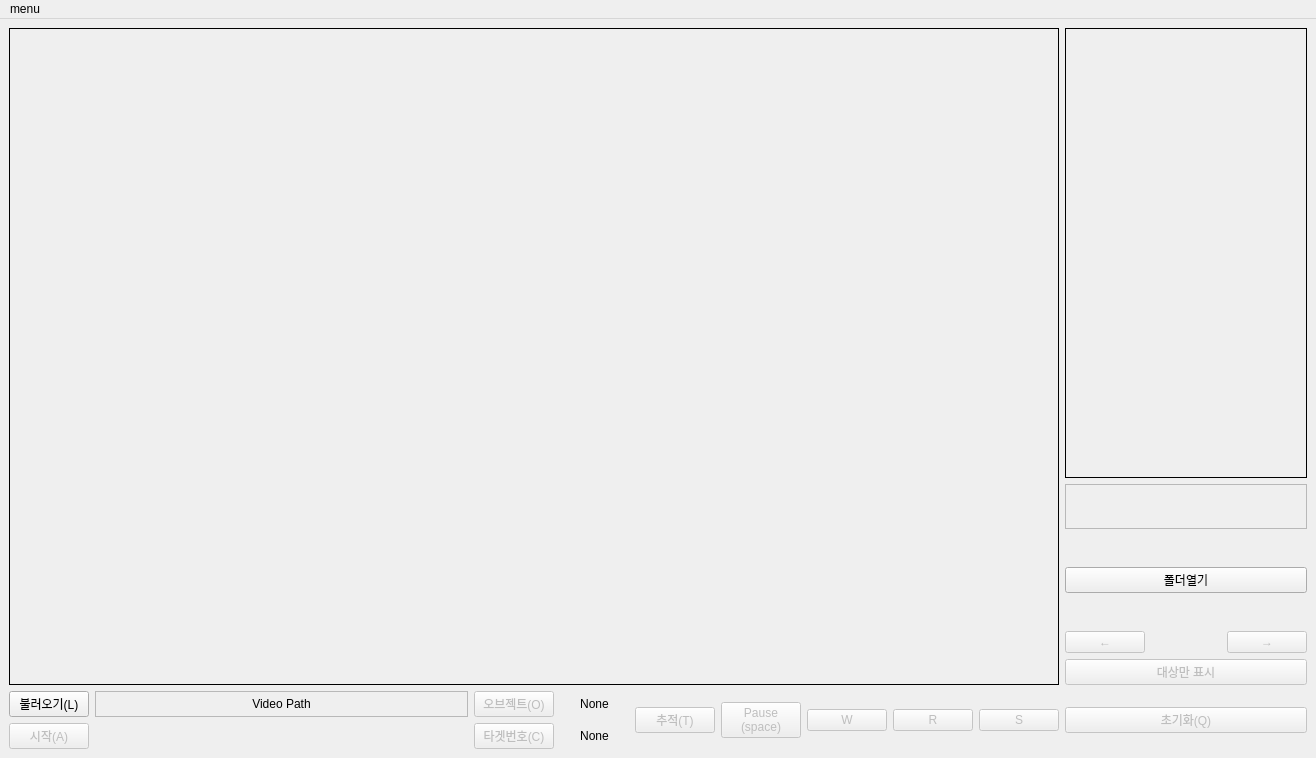
<?xml version="1.0" encoding="UTF-8"?>
<ui version="4.0">
 <class>MainWindow</class>
 <widget class="QMainWindow" name="MainWindow">
  <property name="enabled">
   <bool>true</bool>
  </property>
  <property name="geometry">
   <rect>
    <x>0</x>
    <y>0</y>
    <width>1316</width>
    <height>758</height>
   </rect>
  </property>
  <property name="windowTitle">
   <string>Video Annotation tool</string>
  </property>
  <widget class="QWidget" name="centralwidget">
   <layout class="QGridLayout" name="gridLayout_2">
    <item row="0" column="0">
     <layout class="QGridLayout" name="gridLayout" columnstretch="0,0,0,0,0,0,0,0,0,0,0,0,0,0,0,0">
      <property name="sizeConstraint">
       <enum>QLayout::SetDefaultConstraint</enum>
      </property>
      <item row="13" column="15">
       <widget class="QPushButton" name="pushButton_11">
        <property name="enabled">
         <bool>false</bool>
        </property>
        <property name="text">
         <string>→</string>
        </property>
       </widget>
      </item>
      <item row="11" column="13" rowspan="2" colspan="3">
       <widget class="QPushButton" name="pushButton_13">
        <property name="text">
         <string>폴더열기</string>
        </property>
       </widget>
      </item>
      <item row="16" column="0">
       <widget class="QPushButton" name="pushButton_2">
        <property name="enabled">
         <bool>false</bool>
        </property>
        <property name="text">
         <string>시작(A)</string>
        </property>
       </widget>
      </item>
      <item row="15" column="0">
       <widget class="QPushButton" name="pushButton">
        <property name="text">
         <string>불러오기(L)</string>
        </property>
       </widget>
      </item>
      <item row="15" column="13" rowspan="2" colspan="3">
       <widget class="QPushButton" name="pushButton_7">
        <property name="enabled">
         <bool>false</bool>
        </property>
        <property name="text">
         <string>초기화(Q)</string>
        </property>
       </widget>
      </item>
      <item row="13" column="13">
       <widget class="QPushButton" name="pushButton_12">
        <property name="enabled">
         <bool>false</bool>
        </property>
        <property name="text">
         <string>←</string>
        </property>
       </widget>
      </item>
      <item row="10" column="13" colspan="3">
       <widget class="QLabel" name="label4">
        <property name="frameShape">
         <enum>QFrame::StyledPanel</enum>
        </property>
        <property name="frameShadow">
         <enum>QFrame::Sunken</enum>
        </property>
        <property name="text">
         <string/>
        </property>
        <property name="alignment">
         <set>Qt::AlignCenter</set>
        </property>
       </widget>
      </item>
      <item row="13" column="14">
       <widget class="QLabel" name="label7">
        <property name="frameShape">
         <enum>QFrame::NoFrame</enum>
        </property>
        <property name="alignment">
         <set>Qt::AlignCenter</set>
        </property>
       </widget>
      </item>
      <item row="14" column="13" colspan="3">
       <widget class="QPushButton" name="pushButton_14">
        <property name="enabled">
         <bool>false</bool>
        </property>
        <property name="text">
         <string>대상만 표시</string>
        </property>
       </widget>
      </item>
      <item row="0" column="13" rowspan="10" colspan="3">
       <widget class="QLabel" name="label6">
        <property name="frameShape">
         <enum>QFrame::Box</enum>
        </property>
        <property name="text">
         <string/>
        </property>
        <property name="scaledContents">
         <bool>true</bool>
        </property>
       </widget>
      </item>
      <item row="0" column="0" rowspan="15" colspan="13">
       <widget class="QLabel" name="label2">
        <property name="frameShape">
         <enum>QFrame::Box</enum>
        </property>
        <property name="text">
         <string/>
        </property>
        <property name="scaledContents">
         <bool>true</bool>
        </property>
       </widget>
      </item>
      <item row="15" column="7">
       <widget class="QLabel" name="label3">
        <property name="autoFillBackground">
         <bool>false</bool>
        </property>
        <property name="text">
         <string>None</string>
        </property>
        <property name="alignment">
         <set>Qt::AlignCenter</set>
        </property>
       </widget>
      </item>
      <item row="16" column="7">
       <widget class="QLabel" name="label5">
        <property name="autoFillBackground">
         <bool>false</bool>
        </property>
        <property name="text">
         <string>None</string>
        </property>
        <property name="alignment">
         <set>Qt::AlignCenter</set>
        </property>
       </widget>
      </item>
      <item row="15" column="6">
       <widget class="QPushButton" name="pushButton_3">
        <property name="enabled">
         <bool>false</bool>
        </property>
        <property name="text">
         <string>오브젝트(O)</string>
        </property>
        <property name="checkable">
         <bool>false</bool>
        </property>
        <property name="autoDefault">
         <bool>false</bool>
        </property>
       </widget>
      </item>
      <item row="16" column="6">
       <widget class="QPushButton" name="pushButton_10">
        <property name="enabled">
         <bool>false</bool>
        </property>
        <property name="text">
         <string>타겟번호(C)</string>
        </property>
        <property name="checkable">
         <bool>false</bool>
        </property>
        <property name="autoDefault">
         <bool>false</bool>
        </property>
       </widget>
      </item>
      <item row="15" column="1" colspan="5">
       <widget class="QLabel" name="label">
        <property name="frameShape">
         <enum>QFrame::StyledPanel</enum>
        </property>
        <property name="text">
         <string>Video Path</string>
        </property>
        <property name="textFormat">
         <enum>Qt::PlainText</enum>
        </property>
        <property name="alignment">
         <set>Qt::AlignCenter</set>
        </property>
       </widget>
      </item>
      <item row="15" column="8" rowspan="2">
       <widget class="QPushButton" name="pushButton_4">
        <property name="enabled">
         <bool>false</bool>
        </property>
        <property name="text">
         <string>추적(T)</string>
        </property>
       </widget>
      </item>
      <item row="15" column="9" rowspan="2">
       <widget class="QPushButton" name="pushButton_9">
        <property name="enabled">
         <bool>false</bool>
        </property>
        <property name="text">
         <string>Pause
(space)</string>
        </property>
       </widget>
      </item>
      <item row="15" column="10" rowspan="2">
       <widget class="QPushButton" name="pushButton_5">
        <property name="enabled">
         <bool>false</bool>
        </property>
        <property name="text">
         <string>W</string>
        </property>
       </widget>
      </item>
      <item row="15" column="11" rowspan="2">
       <widget class="QPushButton" name="pushButton_6">
        <property name="enabled">
         <bool>false</bool>
        </property>
        <property name="text">
         <string>R</string>
        </property>
       </widget>
      </item>
      <item row="15" column="12" rowspan="2">
       <widget class="QPushButton" name="pushButton_8">
        <property name="enabled">
         <bool>false</bool>
        </property>
        <property name="text">
         <string>S</string>
        </property>
       </widget>
      </item>
     </layout>
    </item>
   </layout>
  </widget>
  <widget class="QMenuBar" name="menuBar">
   <property name="geometry">
    <rect>
     <x>0</x>
     <y>0</y>
     <width>1316</width>
     <height>22</height>
    </rect>
   </property>
   <widget class="QMenu" name="menumenu">
    <property name="title">
     <string>menu</string>
    </property>
    <addaction name="actionQuit"/>
   </widget>
   <addaction name="menumenu"/>
  </widget>
  <action name="actionQuit">
   <property name="text">
    <string>Quit</string>
   </property>
  </action>
 </widget>
 <resources/>
 <connections/>
</ui>
